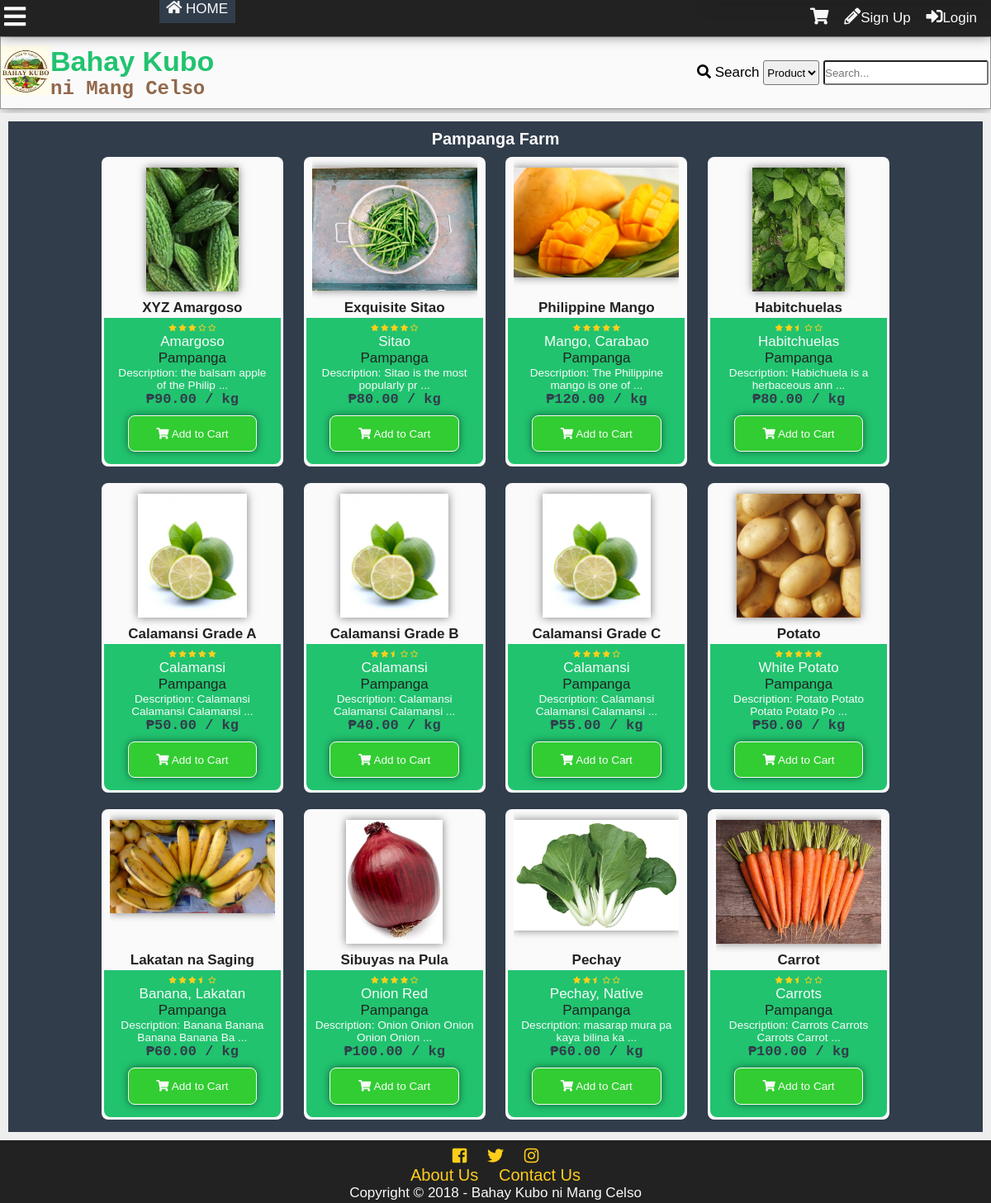
Screenshot of /searchfarm.php?id=1 with the database file from the repository.
### tables this page shows
CREATE TABLE `tblfarm` (
  `farmid` int(11) NOT NULL,
  `farmname` varchar(100) NOT NULL,
  `address` varchar(255) NOT NULL,
  `status` int(11) NOT NULL
);

CREATE TABLE `tblproduct` (
  `productid` int(11) NOT NULL,
  `categoryid` int(11) NOT NULL,
  `productname` varchar(100) NOT NULL,
  `description` mediumtext NOT NULL,
  `farmid` int(11) NOT NULL,
  `userid` int(11) NOT NULL,
  `dateposted` datetime DEFAULT NULL,
  `price` decimal(10,2) NOT NULL,
  `img` varchar(200) NOT NULL,
  `view` int(11) NOT NULL,
  `rating` decimal(10,2) NOT NULL,
  `is_approved` tinyint(1) NOT NULL,
  `is_available` int(11) NOT NULL
);

CREATE TABLE `tblcategory` (
  `categoryid` int(11) NOT NULL,
  `category` varchar(100) NOT NULL,
  `status` int(11) NOT NULL,
  `low` decimal(10,2) NOT NULL,
  `high` decimal(10,2) NOT NULL,
  `prevailing` decimal(10,2) NOT NULL
);

### functions.php (the view, shortened to what this page needs)
<?php
function addheader(){
	echo'<header id="main-header">
			<div class="grid-header">
				<div class="box1">
					<a href="index.php">
						<div class="logo">
							<img src="img/logo.jpg">
						</div>
						<div id="header-text">
						<h1 id="first-text">Bahay Kubo</h1><br>
							<h2 id="second-text"> ni Mang Celso</h2>
						</div>
					</a>
				</div>
				<div class="box2">';
						search_function();
				echo'</div>
				<div class="modal2">
				</div>
				<div id="search-dropdown">
				</div>
			</div>
		</header>
		<div class="subheader">
			<div class="subgrid">
				<div class="svg">
					<p class="open-slide" onclick="openSlideMenu()">
						<i class="fas fa-bars"></i>
					</p>
				</div>
				<div class="nav">
					<a id="Home" href="index.php"><i class="fas fa-home"></i> HOME</a>
				</div>
				<div class="profile-grid">';
						session_button();
				echo'</div>
			</div>
		</div>
	';
}
function addfooter(){
	echo'<footer id="main-footer">
			<div class="container">
				<a target="_blank" title="Like us on Facebook" href="https://www.facebook.com/BahayKuboniMangCelso/?ref=page_internal"><i class="fab fa-facebook-square"></i></a>
				<a target="_blank" title="Follow us on Twitter" href="https://twitter.com/"><i class="fab fa-twitter"></i></a>
				<a target="_blank" title="Follow us on Instagram" href="https://www.instagram.com/?hl=ens"><i class="fab fa-instagram"></i></a>
				<p><a href="about.php">About Us</a>
				<a href="contact.php">Contact Us</a>
				</p>
				<p>Copyright &copy; '.date('Y').' - <span id="company">Bahay Kubo ni Mang Celso</span></p>
			</div>
		</footer>';
}
function session_button(){
	$conn = mysqli_connect ("localhost", "root", "", "itsproject");
	echo '<div id="top-total" onclick="showCartPanel()">';
	echo'</div>
	<div id="cart-panel"">
		<h1 onclick="hideCartPanel()" class="close-heading">Shopping Cart <i style="float:right; padding-right:10px" class="fas fa-times"></i></h1>
		<div id="shopping-cart-content"></div>
	</div>
	<i class="fas fa-shopping-cart button" onclick="showCartPanel()"></i>';
	if(isset($_SESSION['id'])){
	$id=$_SESSION['id'];
		$sql="SELECT imgpath FROM tbluser WHERE userid=".$id."";
		$result=$conn->query($sql);
		$row=$result->fetch_object();
		$tn_image=$row->imgpath;
		if($tn_image==''){
			$tn_image='img/default.png';
		}
$sql="SELECT pmid FROM tblpm WHERE receiverid='$id' AND checked=0 GROUP BY senderid";
$result=$conn->query($sql);
$count=$result->num_rows;
		echo'<a class="button" title="Check your messages" href="inbox.php?id='.$_SESSION["id"].'"><i class="far fa-envelope"></i><span id="pmnum">'.$count.'</span></a>';
$sql="SELECT notifid FROM tblnotif
	WHERE receiverid='$id' and checked=0
	";
$result=$conn->query($sql);
$count=$result->num_rows;
		echo'<a class="button" id="notifbtn" title="Check your notifications" onclick="showNotif()""><i class="far fa-bell"></i><span id="notifnum">'.$count.'</span></a>
		<a class="button" href=profile.php?id='.$_SESSION['id'].'>
		'.$_SESSION["name"].'\'s Profile<div class="top-tn"><img src="'.$tn_image.'""></div></a>';
		echo'<div id="notifdrop">
		Notifications
		<ul>';
$sql="SELECT notifid,tblnotif.userid,username,imgpath,receiverid,notifdate,notiftype,checked,details,details2 FROM tblnotif
	LEFT JOIN tbluser
		ON tblnotif.userid=tbluser.userid
	WHERE receiverid='$id'
	ORDER BY notifid DESC
	LIMIT 10";
$result=$conn->query($sql);
$count=$result->num_rows;
if($count==0){
	echo'<li>No notifications yet...</li>';
}else{
while($rows=$result->fetch_object())
{
$nid=$rows->notifid;
$uid=$rows->userid;
$uname=$rows->username;
$rid=$rows->receiverid;
$date=time_elapsed_string($rows->notifdate);
$type=$rows->notiftype;
$imgpath=$rows->imgpath;
$uname=$rows->username;
$details=$rows->details;
$details2=$rows->details2;
if(!$imgpath){
	$imgpath='img/default.png';
}
if($type==1){
	echo'<li><div class="comment-tn">
				<img src="'.$imgpath.'">
			</div> <a class="n1" href="profile.php?id='.$uid.'">'.$uname.'</a> <a class="n2" href="profile.php?id='.$_SESSION['id'].'#comment'.$details.'"> has commented on your profile '.$date.'</a></li>';
} else if($type==2){
	if ($details2==1){
	echo'<li><div class="comment-tn">
				<img src="'.$imgpath.'">
			</div>
			 <a class="n1" href="profile.php?id='.$uid.'">'.$uname.'</a> has sent a friend request '.$date.'<br>
		<div id="fr-'.$nid.'"><a class="fr-yes" onclick="friendyes(this)" value="'.$nid.'">Yes</a> <a class="fr-no" onclick="friendno(this)" value="'.$nid.'">No</a>
		</div>
		</li>';
	} else if($details2==2){
		echo'<li><div class="comment-tn">
				<img src="'.$imgpath.'">
			</div>
			 <a class="n1" href="profile.php?id='.$uid.'">'.$uname.'</a> has sent a friend request '.$date.'<br>
		<div id="fr-'.$nid.'">
			Request Accepted
		</div>
		</li>';
	} else if($details2==3){
		echo'<li><div class="comment-tn">
				<img src="'.$imgpath.'">
			</div>
			 <a class="n1" href="profile.php?id='.$uid.'">'.$uname.'</a> has sent a friend request '.$date.'<br>
		<div id="fr-'.$nid.'">
			Request Denied
		</div>
		</li>';
	}
}else if ($type==3){
	echo'<li><i class="fas fa-ban banned"></i> Sorry, your profile picture has been removed.<br>
	Please read the rules and guidelines.</li>';
}else if ($type==4){
	echo'<li> Your order has been <span style="color:green;"><b>approved</b></span><br>'.$date.'.<br>
	Order No. <a class="black" href="search.php?criteria=3&search-text='.$details.'"><b>'.$details.'</a></b></li>';
}else if ($type==5){
	echo'<li> Your order has been <span style="color:red;"><b>rejected</b></span><br>'.$date.'.<br>
	Order No. <a class="black" href="search.php?criteria=3&search-text='.$details.'"><b>'.$details.'</a></b></li>';
}else if ($type==6){
	echo'<li> Your order has been <span style="color:red;"><b>cancelled</b></span><br>'.$date.'.<br>
	Order No. <a class="black" href="search.php?criteria=3&search-text='.$details.'"><b>'.$details.'</a></b></li>';
}else if ($type==7){
	echo'<li> <div class="comment-tn">
				<img src="'.$imgpath.'">
			</div>
			 <a class="n1" href="profile.php?id='.$uid.'">'.$uname.'</a> has place an order '.$date.'.<br>
	Order No. <a class="black" href="search.php?criteria=3&search-text='.$details.'"><b>'.$details.'</b></a></li>';
}
}
}
		echo'<center><a id="seeallnotif" href="notification.php">See all notifications</a></center>
		</ul>
		</div>';
	}else{
		echo'<div id="notifnum"></div><div id="pmnum"></div>
		<a href ="register.php" class="button"><i class="fas fa-pencil-alt"></i></i>Sign Up</a>
		<a id="modalBtn" class="button"><i class="fas fa-sign-in-alt"></i>Login</a>';
	}
}
function search_function(){
	echo'
		<form action="search.php" method="get">
			<i class="fas fa-search"></i>
			<label>Search</label>
			<select name="criteria" id="criteria">
				<option value="1">Product</option>';
			echo'<option value="2">User</option>
			</select>
			<input type="text" onkeyup="searchdropdown()" required name="search-text" placeholder="Search..." id="search-text" autocomplete="off">
		</form>
	';
}
function starsystem($percent){
	echo'<div class="star-system" title="'.$percent.'% rating">';
	if($percent>=98){
	echo'
		<i class="fas fa-star"></i>
		<i class="fas fa-star"></i>
		<i class="fas fa-star"></i>
		<i class="fas fa-star"></i>
		<i class="fas fa-star"></i>
	';
	}else if($percent>=75 & $percent<85){
	echo'
		<i class="fas fa-star"></i>
		<i class="fas fa-star"></i>
		<i class="fas fa-star"></i>
		<i class="fas fa-star"></i>
		<i class="far fa-star"></i>
	';
	}else if($percent>=65 & $percent<75){
	echo'
		<i class="fas fa-star"></i>
		<i class="fas fa-star"></i>
		<i class="fas fa-star"></i>
		<i class="fas fa-star-half"></i>
		<i class="far fa-star"></i>
	';
	}else if($percent>=55 & $percent<65){
	echo'
		<i class="fas fa-star"></i>
		<i class="fas fa-star"></i>
		<i class="fas fa-star"></i>
		<i class="far fa-star"></i>
		<i class="far fa-star"></i>
	';
	}else if($percent>=45 & $percent<55){
	echo'
		<i class="fas fa-star"></i>
		<i class="fas fa-star"></i>
		<i class="fas fa-star-half"></i>
		<i class="far fa-star"></i>
		<i class="far fa-star"></i>
	';
	}else if($percent>=35 & $percent<45){
	echo'
		<i class="fas fa-star"></i>
		<i class="fas fa-star"></i>
		<i class="far fa-star"></i>
		<i class="far fa-star"></i>
		<i class="far fa-star"></i>
	';
	}else if($percent>=25 & $percent<35){
	echo'
		<i class="fas fa-star"></i>
		<i class="fas fa-star-half"></i>
		<i class="far fa-star"></i>
		<i class="far fa-star"></i>
		<i class="far fa-star"></i>
	';
	}else if($percent>=15 & $percent<25){
	echo'
		<i class="fas fa-star"></i>
		<i class="far fa-star"></i>
		<i class="far fa-star"></i>
		<i class="far fa-star"></i>
		<i class="far fa-star"></i>
	';
	}else if($percent>=4 & $percent<15){
	echo'
		<i class="fas fa-star-half"></i>
		<i class="far fa-star"></i>
		<i class="far fa-star"></i>
		<i class="far fa-star"></i>
		<i class="far fa-star"></i>
	';
	}else if($percent<4){
	echo'
		<i class="far fa-star"></i>
		<i class="far fa-star"></i>
		<i class="far fa-star"></i>
		<i class="far fa-star"></i>
		<i class="far fa-star"></i>
	';
	}
	echo'</div>';
}
function showProduct($where){
	$conn = new mysqli('localhost','root','','itsproject');
	$sql = "SELECT productid,category, productname, description, farmname, username, dateposted, price, img, rating FROM tblproduct as t1
	LEFT JOIN tblcategory as t2
		ON t1.categoryid = t2.categoryid
	LEFT JOIN tbluser as t3
		ON t1.userid = t3.userid
	LEFT JOIN tblfarm as t4
		ON t1.farmid = t4.farmid
	$where";
	$result = $conn->query($sql);
	if($result){
	while($row = $result->fetch_object()){
		$id = $row->productid;
		$category = $row->category;
		$product = $row->productname;
		$desc = $row->description;
		$farm = $row->farmname;
		$price = $row->price;
		$img = $row->img;
		$rating = $row->rating;
		echo'
		<div class="product">
		<a href="product.php?id='.$id.'">
		<div class="product-img-wrap">
			<img src="'.$img.'" alt="Product Image">
		</div>
		<p class="product-title">'.$product.'</p>
		</a>
		<div class="product-content">
		<a href="product.php?id='.$id.'">
		<p>';
		starsystem($rating);
		echo'
		</p>
		<p class="product-category">'.$category.'</p>
		<p class="product-farm">'.$farm.'</p>
		<p class="product-desc">Description: '.substr($desc,0,30).' ...</p>
		</a>
		<p class="product-price">₱'.number_format($price,2).' / kg</p>
		<div class="add-to-cart" value="'.$id.'" onclick="addThistoCart(this)"><i class="fas fa-shopping-cart"></i> Add to Cart</div>
		</div>
		</div>';
	}
	}
}

### searchfarm.php (shortened to what this page needs)
<?php
include'functions.php';
include'connection.php';
if(isset($_GET['id'])){
	$id = $_GET['id'];
}else{
	die('This farm doesn\'t exist');
}
?>
<!DOCTYPE html>
<html lang="en">
<head>
    <link rel="stylesheet" href="css/style.css">
  	<link rel="stylesheet" href="css/fontawesome-all.css">
</head>
<body onscroll="scrollOpacity()">
	<div class="main-container">
	<?php
		addheader();
	?>
	<div class="other-content">
<?php
echo '<div class="my-products">';
$sql = "SELECT farmname FROM tblfarm WHERE farmid = '$id'";
$result = $conn->query($sql);
$fetch = $result->fetch_object();
$farmname = $fetch->farmname;
echo '<h3>'.$farmname.' Farm</h3>';
$string = "WHERE t1.farmid = '$id' AND is_available = 1 AND is_approved = 1";
showProduct($string);
echo'</div>';
?>
		</div>
	</div>
		<?php
			addfooter();
		?>
</body>
</html>

### rows the page displays
tblfarm: farmname "Pampanga"
tblproduct: img (picture), productname "XYZ Amargoso", categoryid.category "Amargoso", farmid.farmname "Pampanga", description "the balsam apple of the Philip", price "90.00", $id 1 (drawn)
tblproduct: img (picture), productname "Exquisite Sitao", categoryid.category "Sitao", farmid.farmname "Pampanga", description "Sitao is the most popularly pr", price "80.00", $id 2 (drawn)
tblproduct: img (picture), productname "Philippine Mango", categoryid.category "Mango, Carabao", farmid.farmname "Pampanga", description "The Philippine mango is one of", price "120.00", $id 5 (drawn)
tblproduct: img (picture), productname "Habitchuelas", categoryid.category "Habitchuelas", farmid.farmname "Pampanga", description "Habichuela is a herbaceous ann", price "80.00", $id 6 (drawn)
tblproduct: img (picture), productname "Calamansi Grade A", categoryid.category "Calamansi", farmid.farmname "Pampanga", description "Calamansi Calamansi Calamansi", price "50.00", $id 9 (drawn)
tblproduct: img (picture), productname "Calamansi Grade B", categoryid.category "Calamansi", farmid.farmname "Pampanga", description "Calamansi Calamansi Calamansi", price "40.00", $id 10 (drawn)
tblproduct: img (picture), productname "Calamansi Grade C", categoryid.category "Calamansi", farmid.farmname "Pampanga", description "Calamansi Calamansi Calamansi", price "55.00", $id 11 (drawn)
tblproduct: img (picture), productname "Potato", categoryid.category "White Potato", farmid.farmname "Pampanga", description "Potato Potato Potato Potato Po", price "50.00", $id 12 (drawn)
tblproduct: img (picture), productname "Lakatan na Saging", categoryid.category "Banana, Lakatan", farmid.farmname "Pampanga", description "Banana Banana Banana Banana Ba", price "60.00", $id 13 (drawn)
tblproduct: img (picture), productname "Sibuyas na Pula", categoryid.category "Onion Red", farmid.farmname "Pampanga", description "Onion Onion Onion Onion Onion", price "100.00", $id 14 (drawn)
tblproduct: img (picture), productname "Pechay", categoryid.category "Pechay, Native", farmid.farmname "Pampanga", description "masarap mura pa kaya bilina ka", price "60.00", $id 17 (drawn)
tblproduct: img (picture), productname "Carrot", categoryid.category "Carrots", farmid.farmname "Pampanga", description "Carrots Carrots Carrots Carrot", price "100.00", $id 18 (drawn)
